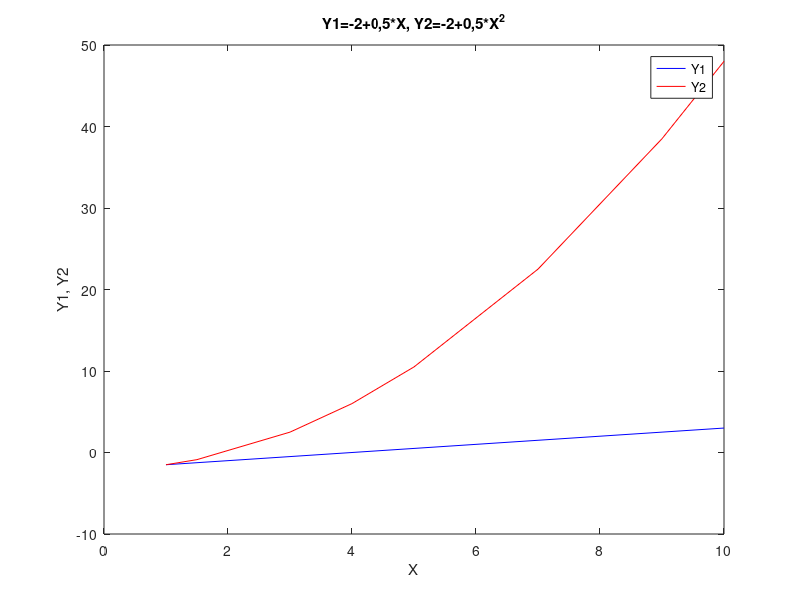

The MATLAB source for this figure:
%ECON HW1 Xinle Pang
%% Question 1

X=[1,1.5,3,4,5,7,9,10];
Y1=-2+0.5*X;
Y2=-2+0.5*X.^2;

figure
plot(X, Y1, 'b', X, Y2, 'r');
title('Y1=-2+0,5*X, Y2=-2+0,5*X^2');
xlabel('X'); ylabel('Y1, Y2');
legend('Y1', 'Y2');

%% Question 2
clear 

X=linspace(-10, 20, 200);
sumX=0;

for i=1:200
   sumX=sumX+X(i); 
end

%% Question 3
clear

A=[2,4,6;1,7,5;3,12,4];
b=[-2;3;10];

C=A'*b;
D=(A'*A)\b;
E=sum(A,2)'*b;
F=A([1 3], [1 2]);
x=A\b;